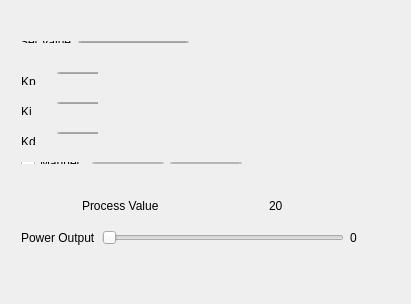
<?xml version="1.0" encoding="UTF-8"?>
<ui version="4.0">
 <class>MainWindow</class>
 <widget class="QMainWindow" name="MainWindow">
  <property name="geometry">
   <rect>
    <x>0</x>
    <y>0</y>
    <width>411</width>
    <height>304</height>
   </rect>
  </property>
  <property name="windowTitle">
   <string>MainWindow</string>
  </property>
  <widget class="QWidget" name="centralWidget">
   <widget class="QWidget" name="">
    <property name="geometry">
     <rect>
      <x>9</x>
      <y>30</y>
      <width>191</width>
      <height>24</height>
     </rect>
    </property>
    <layout class="QHBoxLayout" name="horizontalLayout_3">
     <item>
      <widget class="QLabel" name="label">
       <property name="text">
        <string>Set Value</string>
       </property>
      </widget>
     </item>
     <item>
      <widget class="QLineEdit" name="lineEdit">
       <property name="text">
        <string>100</string>
       </property>
      </widget>
     </item>
    </layout>
   </widget>
   <widget class="QWidget" name="">
    <property name="geometry">
     <rect>
      <x>10</x>
      <y>61</y>
      <width>88</width>
      <height>24</height>
     </rect>
    </property>
    <layout class="QHBoxLayout" name="horizontalLayout_7">
     <item>
      <widget class="QLabel" name="label_4">
       <property name="minimumSize">
        <size>
         <width>30</width>
         <height>20</height>
        </size>
       </property>
       <property name="maximumSize">
        <size>
         <width>30</width>
         <height>20</height>
        </size>
       </property>
       <property name="text">
        <string>Kp</string>
       </property>
      </widget>
     </item>
     <item>
      <widget class="QLineEdit" name="lineKp">
       <property name="minimumSize">
        <size>
         <width>50</width>
         <height>0</height>
        </size>
       </property>
       <property name="maximumSize">
        <size>
         <width>50</width>
         <height>16777215</height>
        </size>
       </property>
       <property name="text">
        <string>1</string>
       </property>
      </widget>
     </item>
    </layout>
   </widget>
   <widget class="QWidget" name="">
    <property name="geometry">
     <rect>
      <x>10</x>
      <y>91</y>
      <width>88</width>
      <height>24</height>
     </rect>
    </property>
    <layout class="QHBoxLayout" name="horizontalLayout_6">
     <item>
      <widget class="QLabel" name="label_5">
       <property name="minimumSize">
        <size>
         <width>30</width>
         <height>20</height>
        </size>
       </property>
       <property name="maximumSize">
        <size>
         <width>30</width>
         <height>20</height>
        </size>
       </property>
       <property name="text">
        <string>Ki</string>
       </property>
      </widget>
     </item>
     <item>
      <widget class="QLineEdit" name="lineKi">
       <property name="minimumSize">
        <size>
         <width>50</width>
         <height>0</height>
        </size>
       </property>
       <property name="maximumSize">
        <size>
         <width>50</width>
         <height>16777215</height>
        </size>
       </property>
       <property name="text">
        <string>0</string>
       </property>
      </widget>
     </item>
    </layout>
   </widget>
   <widget class="QWidget" name="">
    <property name="geometry">
     <rect>
      <x>10</x>
      <y>121</y>
      <width>88</width>
      <height>24</height>
     </rect>
    </property>
    <layout class="QHBoxLayout" name="horizontalLayout_5">
     <item>
      <widget class="QLabel" name="label_6">
       <property name="minimumSize">
        <size>
         <width>30</width>
         <height>20</height>
        </size>
       </property>
       <property name="maximumSize">
        <size>
         <width>30</width>
         <height>20</height>
        </size>
       </property>
       <property name="text">
        <string>Kd</string>
       </property>
      </widget>
     </item>
     <item>
      <widget class="QLineEdit" name="lineKd">
       <property name="minimumSize">
        <size>
         <width>50</width>
         <height>0</height>
        </size>
       </property>
       <property name="maximumSize">
        <size>
         <width>50</width>
         <height>16777215</height>
        </size>
       </property>
       <property name="text">
        <string>0</string>
       </property>
      </widget>
     </item>
    </layout>
   </widget>
   <widget class="QWidget" name="">
    <property name="geometry">
     <rect>
      <x>10</x>
      <y>151</y>
      <width>243</width>
      <height>24</height>
     </rect>
    </property>
    <layout class="QHBoxLayout" name="horizontalLayout_4">
     <item>
      <widget class="QCheckBox" name="checkBox">
       <property name="text">
        <string>Manuel</string>
       </property>
      </widget>
     </item>
     <item>
      <widget class="QPushButton" name="pushButton">
       <property name="text">
        <string>Start</string>
       </property>
      </widget>
     </item>
     <item>
      <widget class="QPushButton" name="pushButton_2">
       <property name="text">
        <string>Tune</string>
       </property>
      </widget>
     </item>
    </layout>
   </widget>
   <widget class="QWidget" name="">
    <property name="geometry">
     <rect>
      <x>10</x>
      <y>181</y>
      <width>391</width>
      <height>81</height>
     </rect>
    </property>
    <layout class="QGridLayout" name="gridLayout">
     <item row="0" column="0">
      <layout class="QHBoxLayout" name="horizontalLayout_2">
       <item>
        <widget class="QLabel" name="label_2">
         <property name="minimumSize">
          <size>
           <width>120</width>
           <height>0</height>
          </size>
         </property>
         <property name="maximumSize">
          <size>
           <width>120</width>
           <height>16777215</height>
          </size>
         </property>
         <property name="text">
          <string>Process Value</string>
         </property>
        </widget>
       </item>
       <item>
        <widget class="QLabel" name="lblProcessValue">
         <property name="minimumSize">
          <size>
           <width>60</width>
           <height>0</height>
          </size>
         </property>
         <property name="maximumSize">
          <size>
           <width>60</width>
           <height>16777215</height>
          </size>
         </property>
         <property name="text">
          <string>20</string>
         </property>
        </widget>
       </item>
      </layout>
     </item>
     <item row="1" column="0">
      <layout class="QHBoxLayout" name="horizontalLayout">
       <item>
        <widget class="QLabel" name="label_3">
         <property name="text">
          <string>Power Output</string>
         </property>
        </widget>
       </item>
       <item>
        <widget class="QSlider" name="sldPower">
         <property name="minimum">
          <number>0</number>
         </property>
         <property name="maximum">
          <number>100</number>
         </property>
         <property name="orientation">
          <enum>Qt::Horizontal</enum>
         </property>
        </widget>
       </item>
       <item>
        <widget class="QLabel" name="lblOutput">
         <property name="minimumSize">
          <size>
           <width>40</width>
           <height>0</height>
          </size>
         </property>
         <property name="maximumSize">
          <size>
           <width>40</width>
           <height>16777215</height>
          </size>
         </property>
         <property name="text">
          <string>0</string>
         </property>
        </widget>
       </item>
      </layout>
     </item>
    </layout>
   </widget>
  </widget>
 </widget>
 <layoutdefault spacing="6" margin="11"/>
 <resources/>
 <connections/>
</ui>
